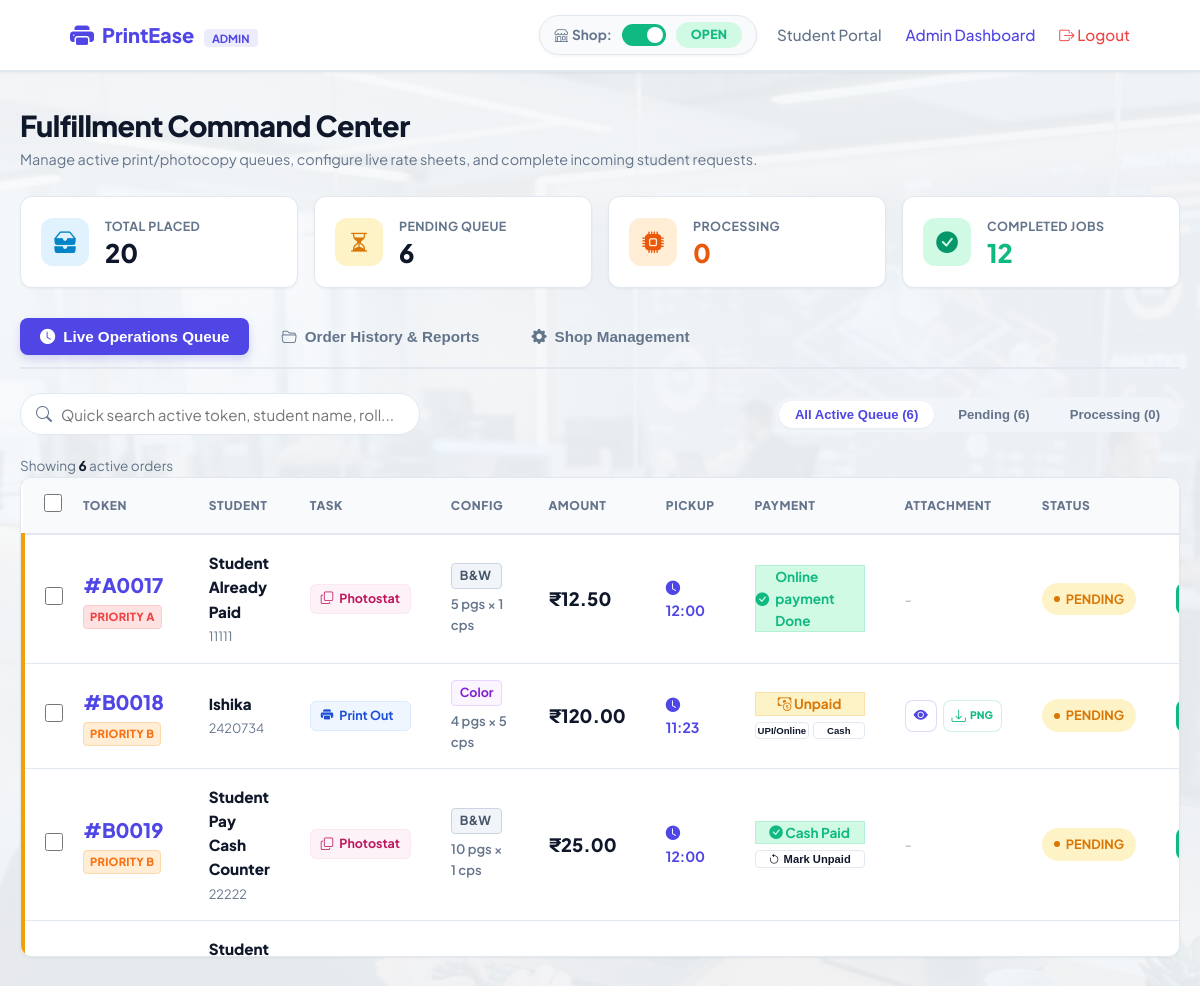
The app's page /admin (signed in), older data.
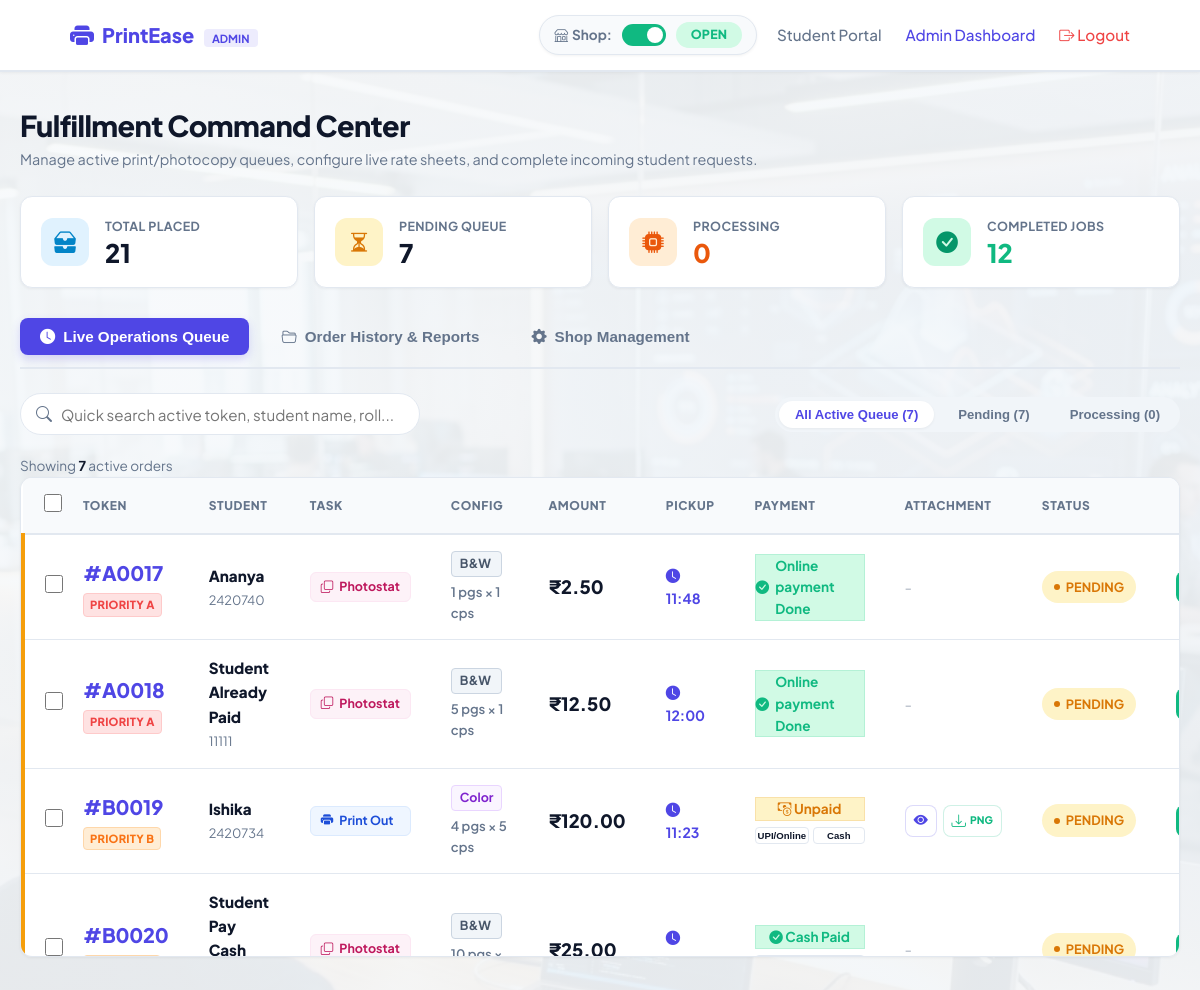
The same page, newer data.
### tables this page shows
CREATE TABLE orders(
            id INTEGER PRIMARY KEY AUTOINCREMENT,
            token INTEGER,
            name TEXT,
            roll_no TEXT,
            pages INTEGER,
            copies INTEGER DEFAULT 1,
            print_type TEXT,
            pickup_time TEXT,
            payment TEXT,
            status TEXT
        , task_type TEXT DEFAULT 'Print Out', file_path TEXT);

### app.py (the view)
@app.route("/admin")
def admin():
    conn = get_db_connection()
    cursor = conn.cursor()
    cursor.execute("SELECT * FROM orders ORDER BY CASE WHEN status = 'Processing' THEN 1 WHEN status = 'Pending' THEN 2 WHEN status = 'Completed' THEN 3 ELSE 4 END, token ASC, id ASC")
    orders = cursor.fetchall()
    cursor.execute("SELECT key, value FROM settings")
    settings = {row['key']: row['value'] for row in cursor.fetchall()}
    conn.close()
    pwd_error = session.pop("password_error", None)
    pwd_success = session.pop("password_success", None)
    return render_template("admin.html", orders=orders, shop_status=settings.get('shop_status', 'open'), shop_announcement=settings.get('shop_announcement', ''), settings=settings, pwd_error=pwd_error, pwd_success=pwd_success)

### app.py (called while the page is built)
def get_db_connection():
    conn = sqlite3.connect(DATABASE_PATH)
    conn.row_factory = sqlite3.Row
    return conn

@app.before_request
def require_login():
    if request.path.startswith("/admin") and request.path != "/admin/login":
        if not session.get("logged_in"):
            return redirect(url_for("admin_login"))

### templates/admin.html (shortened to what the changed rows need)
<!DOCTYPE html>
<html lang="en">
<head>
    <link rel="stylesheet" href="{{ url_for('static', filename='style.css') }}">
    <link rel="stylesheet" href="https://cdn.jsdelivr.net/npm/bootstrap-icons@1.11.1/font/bootstrap-icons.css">
</head>
<body class="admin-body-bg">
    <main class="container admin-main">
        <section class="admin-title-row">
            <div>
                <h1 class="admin-page-title">Fulfillment Command Center</h1>
            </div>
        </section>
        {% set total_orders = orders|length %}
        {% set pending_count = namespace(val=0) %}
        {% set processing_count = namespace(val=0) %}
        {% set completed_count = namespace(val=0) %}
        {% for order in orders %}
            {% if order.status == 'Pending' %}
                {% set pending_count.val = pending_count.val + 1 %}
            {% elif order.status == 'Processing' %}
                {% set processing_count.val = processing_count.val + 1 %}
            {% elif order.status == 'Completed' %}
                {% set completed_count.val = completed_count.val + 1 %}
            {% endif %}
        {% endfor %}
        <section class="admin-stats-grid" id="statsGrid" style="grid-template-columns: repeat(auto-fit, minmax(220px, 1fr));">
            <div class="stat-box-card">
                <div class="stat-content">
                    <span class="stat-label-title">Total Placed</span>
                    <span class="stat-number-val">{{ total_orders }}</span>
                </div>
            </div>
            <div class="stat-box-card">
                <div class="stat-content">
                    <span class="stat-label-title">Pending Queue</span>
                    <span class="stat-number-val">{{ pending_count.val }}</span>
                </div>
            </div>
        </section>
        <div class="view-panel" id="panel-live-queue">
            <div class="table-toolbar">
                <div class="toolbar-search-wrapper">
                </div>
                <div class="toolbar-filter-tabs" id="liveStatusTabs">
                    <button class="toolbar-tab active" data-live-filter="active">All Active Queue ({{ pending_count.val + processing_count.val }})</button>
                    <button class="toolbar-tab" data-live-filter="pending">Pending ({{ pending_count.val }})</button>
                    <button class="toolbar-tab" data-live-filter="processing">Processing ({{ processing_count.val }})</button>
                </div>
            </div>
            <div class="orders-count-summary" id="liveCountSummary">
            </div>
            <div class="admin-table-container">
                <table class="admin-orders-table" id="liveOrdersTable">
                    <thead>
                        <tr>
                            <th class="checkbox-cell">
                                <input type="checkbox" id="liveSelectAllCheckbox" title="Select All On Screen">
                            </th>
                            <th>Token</th>
                            <th>Student</th>
                            <th>Task</th>
                            <th>Config</th>
                            <th>Amount</th>
                            <th>Pickup</th>
                            <th>Payment</th>
                            <th>Attachment</th>
                            <th>Status</th>
                            <th style="text-align: right; padding-right: 15px;">Actions</th>
                        </tr>
                    </thead>
                    <tbody id="liveOrdersTableBody">
                        {% if orders %}
                            {% for order in orders %}
                            {% if order.status in ['Pending', 'Processing'] %}
                            <tr class="admin-order-row status-row-{{ order.status | lower }}"
                                 data-id="{{ order.id }}"
                                 data-token="{{ order.token | lower }}"
                                 data-name="{{ order.name | lower }}"
                                 data-roll="{{ order.roll_no | lower }}"
                                 data-status="{{ order.status | lower }}"
                                 data-task="{{ order.task_type }}"
                                 data-payment="{{ order.payment }}">
                                <td class="checkbox-cell">
                                    <input type="checkbox" class="order-checkbox" value="{{ order.id }}">
                                </td>
                                <td>
                                    <div class="priority-badge-wrapper">
                                        <span class="order-token-badge">#{{ order.token }}</span>
                                        {% set prefix = order.token[0] %}
                                        {% if prefix == 'A' %}
                                            <span class="priority-indicator-tag prio-a" title="UPI Payment + Pickup within 2 hours">Priority A</span>
                                        {% elif prefix == 'B' %}
                                            <span class="priority-indicator-tag prio-b" title="Pay on Pickup (Cash/UPI) + Pickup within 2 hours">Priority B</span>
                                        {% elif prefix == 'C' %}
                                            <span class="priority-indicator-tag prio-c" title="UPI Payment + Standard Pickup">Priority C</span>
                                        {% elif prefix == 'D' %}
                                            <span class="priority-indicator-tag prio-d" title="Pay on Pickup (Cash/UPI) + Standard Pickup">Priority D</span>
                                        {% endif %}
                                    </div>
                                </td>
                                <td>
                                    <div class="tbl-student-name">{{ order.name }}</div>
                                    <div class="tbl-student-roll">{{ order.roll_no }}</div>
                                </td>
                                <td>
                                    <span class="task-type-badge {{ 'badge-print' if order.task_type == 'Print Out' else 'badge-copy' }}">
                                        <i class="bi {{ 'bi-printer-fill' if order.task_type == 'Print Out' else 'bi-copy' }}"></i>
                                        {{ order.task_type }}
                                    </span>
                                </td>
                                <td>
                                    <div class="tbl-print-specs">
                                        <span class="print-type-tag {{ 'bw' if order.print_type == 'B&W' else 'color' }}">
                                            {{ order.print_type }}
                                        </span>
                                        <div>{{ order.pages }} pgs × {{ order.copies or 1 }} cps</div>
                                    </div>
                                </td>
                                <td class="price-amount">
                                    {% set is_print = order.task_type == 'Print Out' %}
                                    {% set rate = settings.rate_print_color|float if order.print_type == 'Color' and is_print else (settings.rate_photo_color|float if order.print_type == 'Color' else (settings.rate_print_bw|float if is_print else settings.rate_photo_bw|float)) %}
                                    ₹{{ "%.2f"|format(order.pages * (order.copies or 1) * rate) }}
                                </td>
                                <td>
                                    <span class="pickup-time-value"><i class="bi bi-clock-fill"></i> {{ order.pickup_time }}</span>
                                </td>
                                <td>
                                    {% if order.payment == 'UPI Online' %}
                                        <span class="payment-badge paid-upi" title="Online payment via UPI (verified)">
                                            <i class="bi bi-check-circle-fill"></i> Online payment Done
                                        </span>
                                    {% else %}
                                        <div style="display: flex; flex-direction: column; gap: 6px; width: 110px;">
                                            {% if 'Paid' in order.payment %}
                                                <span class="payment-badge paid-upi" style="display: block; text-align: center;">
                                                    <i class="bi bi-check-circle-fill"></i> {% if 'UPI' in order.payment %}Online payment Done{% else %}Cash Paid{% endif %}
                                                </span>
                                                <form action="/admin/toggle-payment/{{ order.id }}" method="POST" style="margin: 0; width: 100%;">
                                                    <button type="submit" class="btn-secondary" style="font-size: 0.7rem; padding: 2px 6px; width: 100%; border-radius: 4px; height: auto; text-align: center; border: 1px solid var(--border-color); background-color: var(--bg-body); cursor: pointer; display: flex; align-items: center; justify-content: center; gap: 4px;">
                                                        <i class="bi bi-arrow-counterclockwise"></i> Mark Unpaid
                                                    </button>
                                                </form>
                                            {% else %}
                                                <span class="payment-badge unpaid-cash" style="display: block; text-align: center;">
                                                    <i class="bi bi-cash-coin"></i> Unpaid
                                                </span>
                                                <div style="display: flex; gap: 4px; width: 100%;">
                                                    <form action="/admin/toggle-payment/{{ order.id }}" method="POST" style="margin: 0; flex: 1;">
                                                        <button type="submit" class="btn-secondary" style="font-size: 0.6rem; padding: 2px 2px; width: 100%; border-radius: 4px; border: 1px solid var(--border-color); cursor: pointer; text-align: center; display: block; white-space: nowrap;" title="Verify UPI/Online Payment">
                                                            UPI/Online
                                                        </button>
                                                    </form>
                                                    <form action="/admin/toggle-payment/{{ order.id }}" method="POST" style="margin: 0; flex: 1;">
                                                        <button type="submit" class="btn-secondary" style="font-size: 0.6rem; padding: 2px 2px; width: 100%; border-radius: 4px; border: 1px solid var(--border-color); cursor: pointer; text-align: center; display: block; white-space: nowrap;" title="Verify Cash Payment">
                                                            Cash
                                                        </button>
                                                    </form>
                                                </div>
                                            {% endif %}
                                        </div>
                                    {% endif %}
                                </td>
                                <td>
                                    {% if order.task_type == 'Print Out' %}
                                        {% if order.file_path %}
                                            {% set ext = order.file_path.split('.')[-1].lower() %}
                                            <div class="table-file-btn-group">
                                                {% if ext in ['png', 'jpg', 'jpeg', 'pdf'] %}
                                                    <button class="btn-file-icon-action btn-preview-icon" onclick="openPreviewModal('/uploads/{{ order.file_path }}', '{{ ext }}')" title="Preview Document">
                                                        <i class="bi bi-eye-fill"></i>
                                                    </button>
                                                {% endif %}
                                                <a href="/uploads/{{ order.file_path }}" class="btn-file-icon-action btn-download-icon" download title="Download File">
                                                    <i class="bi bi-download"></i>
                                                    <span class="file-ext-lbl">{{ ext | upper }}</span>
                                                </a>
                                            </div>
                                        {% else %}
                                            <span class="text-error-missing" title="No file attached"><i class="bi bi-exclamation-triangle-fill"></i> None</span>
                                        {% endif %}
                                    {% else %}
                                        <span class="text-muted-dash">-</span>
                                    {% endif %}
                                </td>
                                <td>
                                    <span class="status-indicator-pill state-{{ order.status | lower }}">
                                        <span class="status-pulse-dot"></span>
                                        {{ order.status }}
                                    </span>
                                </td>
                                <td style="text-align: right; padding-right: 15px;">
                                    <div class="table-actions-container">
                                        <form action="/admin/update/{{ order.id }}" method="POST" class="row-action-form">
                                            <button type="submit" class="action-btn-inline done" title="Mark Completed"></button>
                                        </form>
                                    </div>
                                </td>
                            </tr>
                            {% endif %}
                            {% endfor %}
                        {% endif %}
                    </tbody>
                </table>
            </div>
        </div>
    </main>
</body>
</html>

Row changes from the older to the newer data that the page shows:
no longer on this page (row edited): orders: name "Student…"
added orders: token "A0017", shows "PRIORITY A", name "Ananya", roll_no "2420740", task_type "Photostat", print_type "B&W", pages "1", copies "1", order.pages*(order.copiesor1)*rate "2.50", pickup_time "11:48", payment "UPI Online" (drawn), status "PENDING"
changed orders "Student Already Paid": token "A0017" → "A0018"
changed orders "Ishika": token "B0018" → "B0019"
changed orders: token "B0019" → "B0020"; name "Student Pay Cash Counter" → "Student Pay Cash…"; roll_no "22222" → (not shown); copies "1" → (not shown); pickup_time "12:00" → (not shown)
Text that changed along with them:
{{ total_orders }}: "20" → "21"
{{ pending_count.val }}: "6" → "7"
{{ pending_count.val + processing_count.val }}: "6" → "7"
text written by a page script: "Showing 6 active orders" → "Showing 7 active orders"
